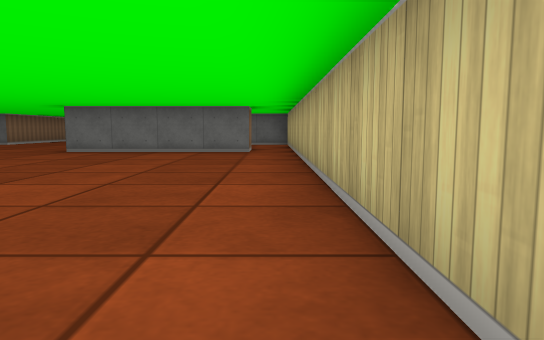
view 1 (above)

23 first-person views from a walk through a cub3D ray-caster map. The camera is about half as high as the walls, tilts 6° down and sees 70° across. The floor is counted in squares. Each view is taken from the middle of a square. On the plan, view 1 faces up. The plan holds only what a view shows up to about 9 squares ahead; the rest is blank.

view 2
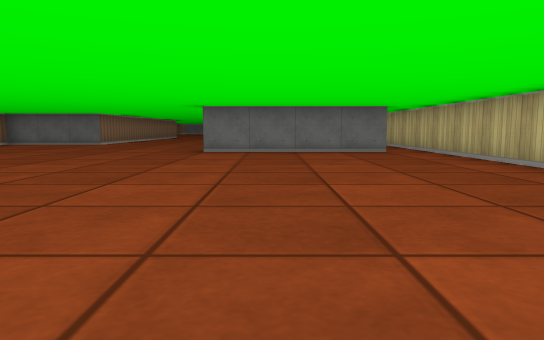

view 3
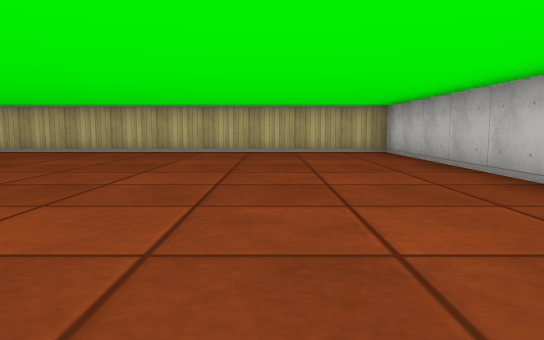

view 4
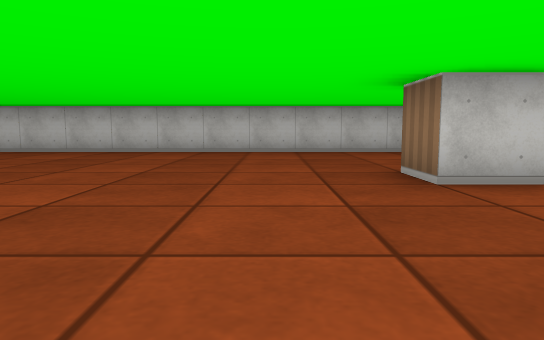

view 5
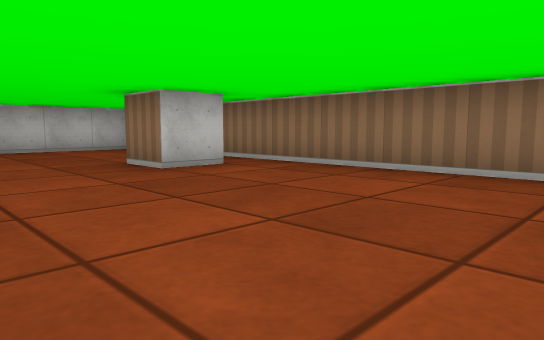

view 6
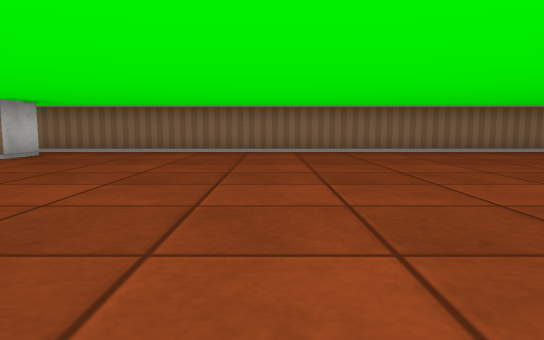

view 7
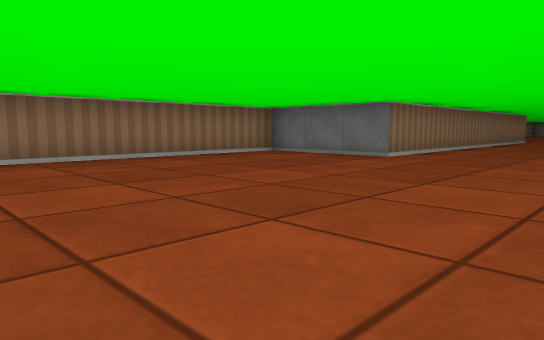

view 8
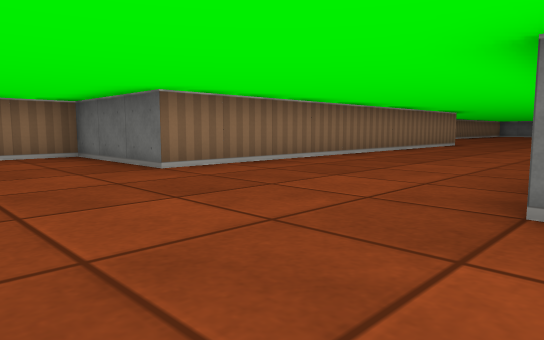

view 9
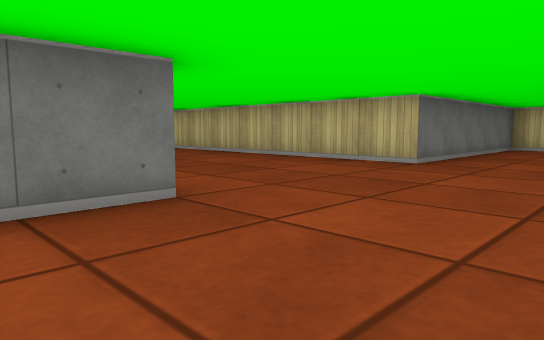

view 10
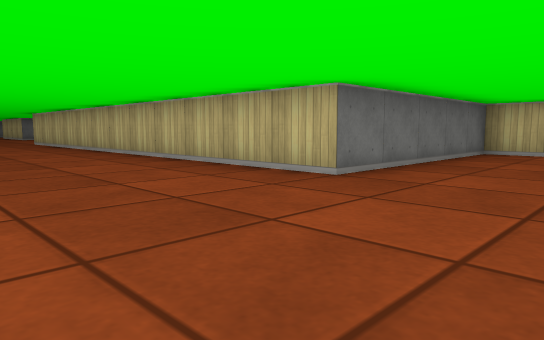

view 11
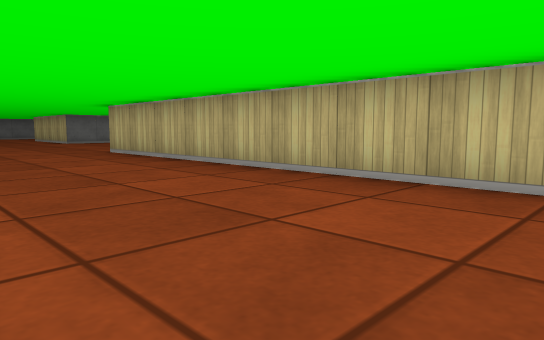

view 12
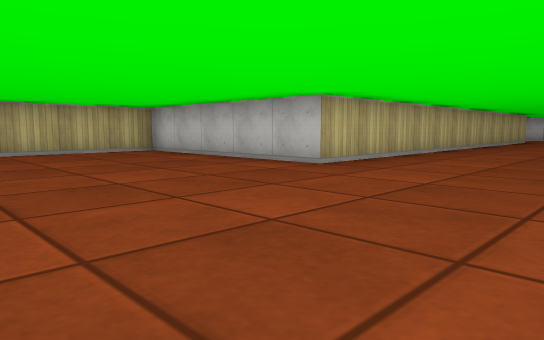

view 13
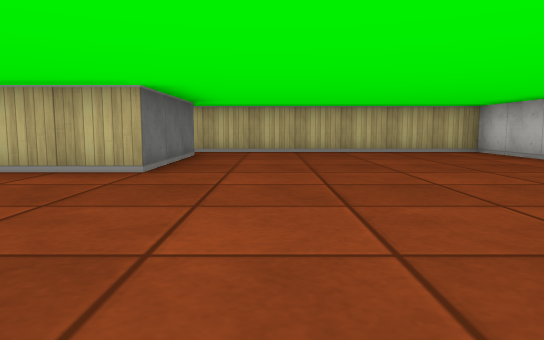

view 14
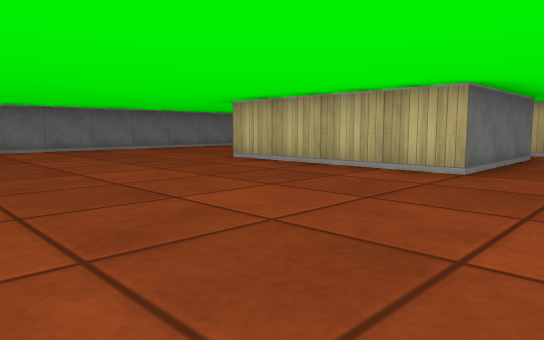

view 15
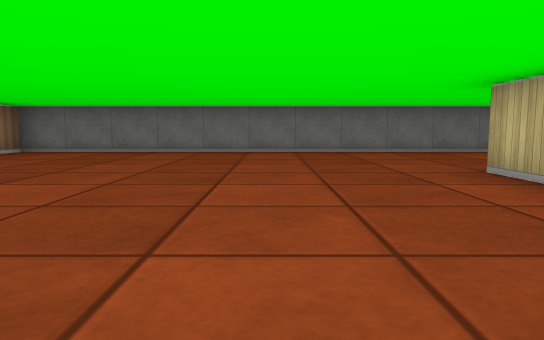

view 16
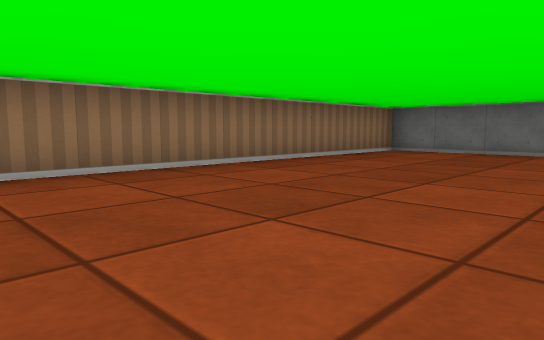

view 17
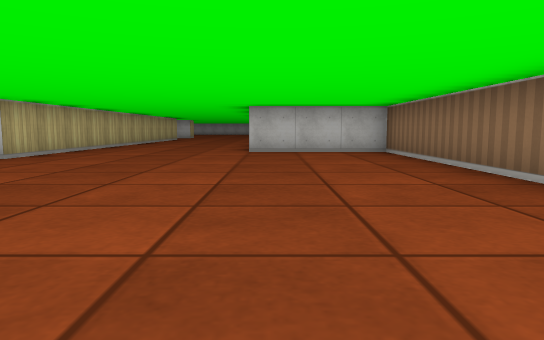

view 18
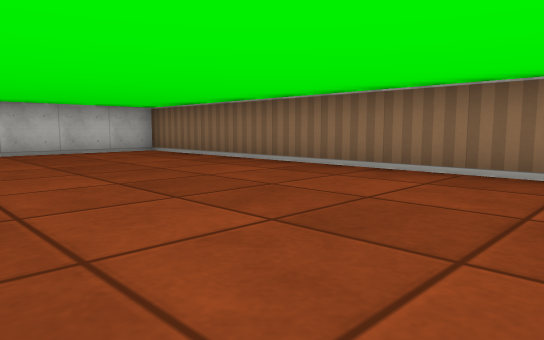

view 19
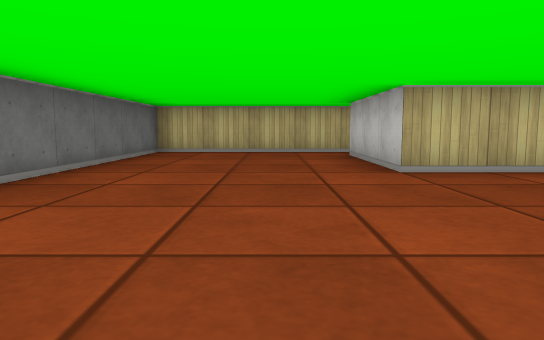

view 20
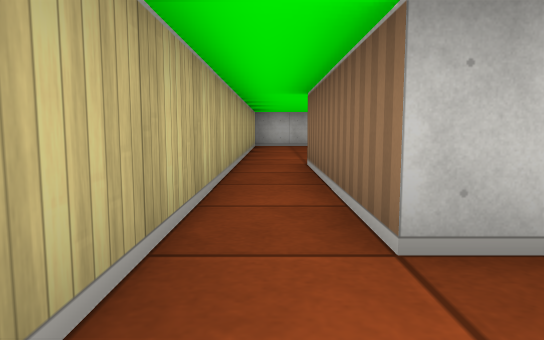

view 21
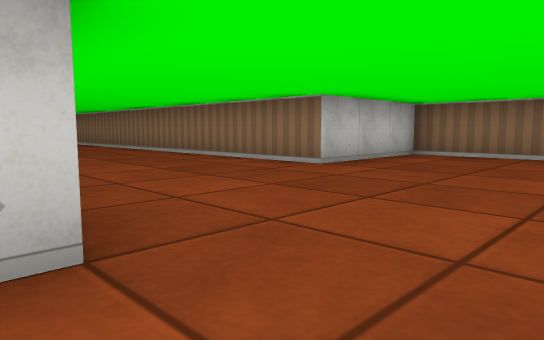

view 22
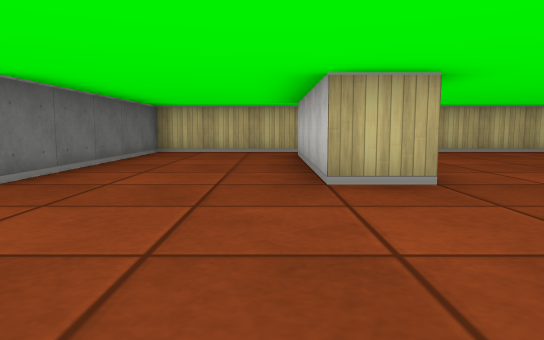

view 23
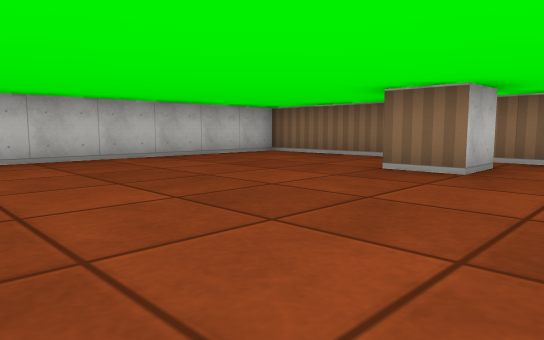

### Floor plan
Points are (right, up) in squares from view 1. A wall is a line through its corners. A room is listed if a view was taken in it or the views show most of it. See-through windows are left out.
Room 1 (views 1, 2, 3, 4, 5, 6, 7, 8, 9, 10, 11, 12, 13, 14, 15, 16, 17, 18, 19, 20, 21, 22, 23)
walls: (-4.5, 12.5) (-4.5, 24.5) (0.5, 24.5) (0.5, 38.5) (-11.5, 38.5) (-11.5, 22.5) (-8.5, 22.5) (-8.5, 12.5) (-11.5, 12.5) (-11.5, -4.5) (0.5, -4.5) (0.5, 12.5) (-4.5, 12.5); (-0.5, 9) (-0.5, 8.5) (-4.5, 8.5) (-4.5, 9.5) (-0.5, 9.5); (-3.5, 30.5) (-3.5, 34.5) (-0.5, 34.5) (-0.5, 30.5) (-3.5, 30.5); (-10.6, 0.5) (-9.5, 0.5) (-9.5, -0.5)

Where each view was taken, in squares from view 1:
view 1: 0 up, 0 right, facing up
view 2: 0 up, 3 left, facing up
view 3: 2 down, 8 left, facing right
view 4: 4 up, 8 left, facing down
view 5: 5 up, 7 left, facing down-left
view 6: 5 up, 3 left, facing left
view 7: 6 up, 5 left, facing up-left
view 8: 10 up, 4 left, facing up-left
view 9: 10 up, 10 left, facing up-right
view 10: 10 up, 8 left, facing up-right
view 11: 16 up, 8 left, facing up-right
view 12: 29 up, 8 left, facing down-right
view 13: 29 up, 8 left, facing right
view 14: 29 up, 8 left, facing up-right
view 15: 30 up, 6 left, facing up
view 16: 30 up, 7 left, facing up-left
view 17: 31 up, 9 left, facing down
view 18: 31 up, 7 left, facing down-left
view 19: 36 up, 8 left, facing right
view 20: 36 up, 0 right, facing down
view 21: 26 up, 4 left, facing down-left
view 22: 10 up, 8 left, facing right
view 23: 2 up, 5 left, facing down-left
